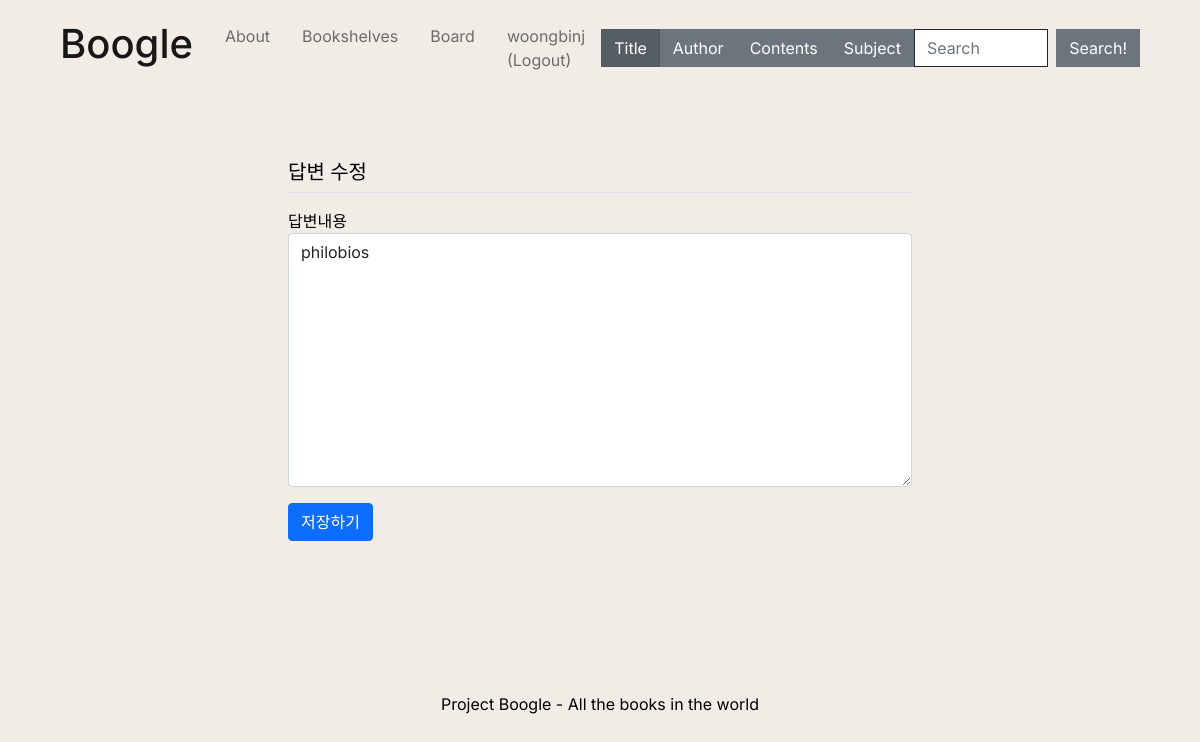
Before: /answer/modify/1 (signed in) with the older database file.
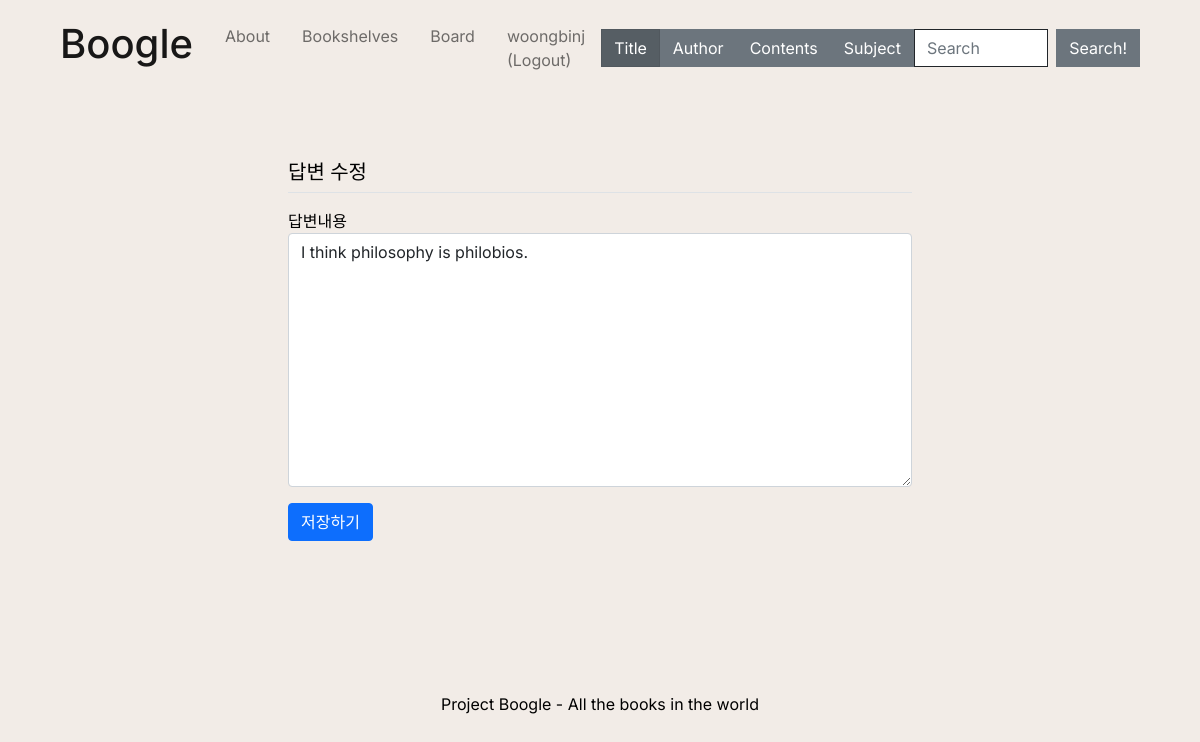
After: the same page with the newer database file.
### pybo/models.py (models this page shows)
class Answer(db.Model):
    id = db.Column(db.Integer, primary_key=True)
    question_id = db.Column(db.Integer, db.ForeignKey('question.id', ondelete='CASCADE'))
    question = db.relationship('Question', backref=db.backref('answer_set', cascade='all, delete-orphan'))
    content = db.Column(db.Text(), nullable=False)
    create_date = db.Column(db.DateTime(), nullable=False)
    modify_date = db.Column(db.DateTime(), nullable=True)
    user_id = db.Column(db.Integer, db.ForeignKey('user.id', ondelete='CASCADE'), nullable=False)
    user = db.relationship('User', backref=db.backref('answer_set'))

### pybo/views/answer_views.py (the view)
@bp.route('/modify/<int:answer_id>', methods=('GET', 'POST'))
@login_required
def modify(answer_id):
    answer = Answer.query.get_or_404(answer_id)
    if g.user != answer.user:
        flash('수정권한이 없습니다')
        return redirect(url_for('question.detail', question_id=answer.question.id))
    if request.method == "POST":
        form = AnswerForm()
        if form.validate_on_submit():
            form.populate_obj(answer)
            answer.modify_date = datetime.now()  # 수정일시 저장
            db.session.commit()
            return redirect('{}#answer_{}'.format(
                url_for('question.detail', question_id=answer.question.id), answer.id))
    else:
        form = AnswerForm(obj=answer)
    return render_template('answer/answer_form.html', form=form)

### pybo/forms.py
class AnswerForm(FlaskForm):
    content = TextAreaField('내용', validators=[DataRequired('Content is a required entry.')])

### pybo/views/auth_views.py (called while the page is built)
def login_required(view):
    @functools.wraps(view)
    def wrapped_view(*args, **kwargs):
        if g.user is None:
            _next = request.url if request.method == 'GET' else ''
            return redirect(url_for('auth.login', next=_next))
        return view(*args, **kwargs)
    return wrapped_view

@bp.before_app_request
def load_logged_in_user():
    user_id = session.get('user_id')
    if user_id is None:
        g.user = None
    else:
        g.user = User.query.get(user_id)

### pybo/templates/answer/answer_form.html (shortened to what this page needs)
{% extends 'main/base.html' %}
{% block content %}
<div class="container">
    <h5 class="my-3 border-bottom pb-2">답변 수정</h5>
    <form method="post">
        <div class="mb-3">
            <label for="content">답변내용</label>
            <textarea class="form-control" name="content" id="content"
                        rows="10">{{ form.content.data or '' }}</textarea>
        </div>
        <button type="submit" class="btn btn-primary">저장하기</button>
    </form>
</div>
{% endblock %}

Changed rows visible on the page:
changed Answer: content "philobios" → "I think philosophy is philobios."
